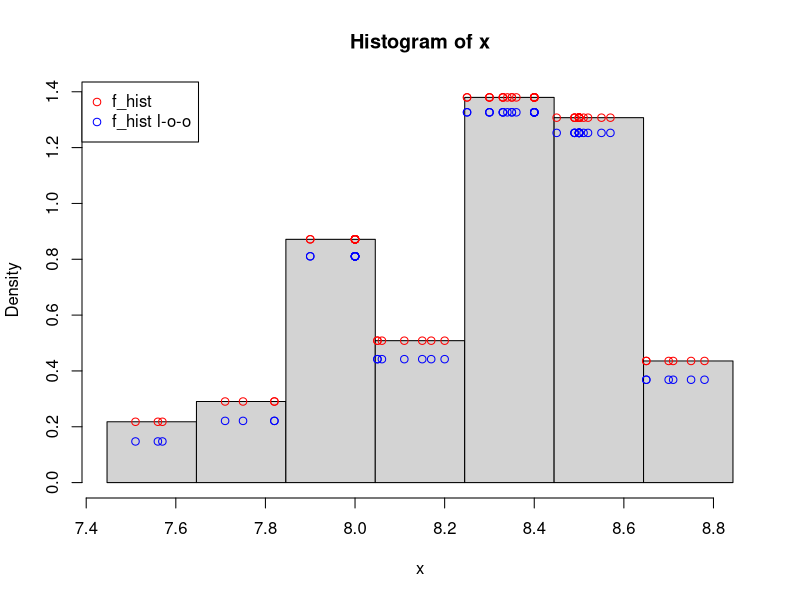
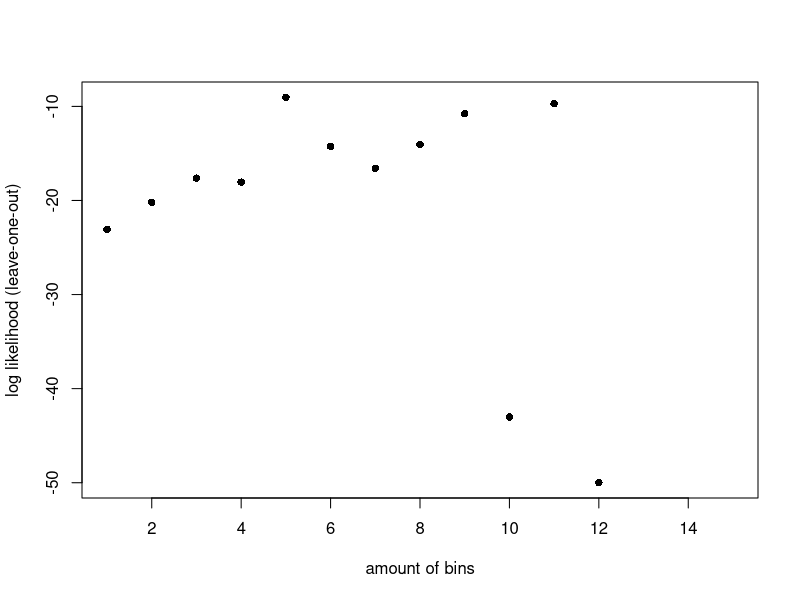
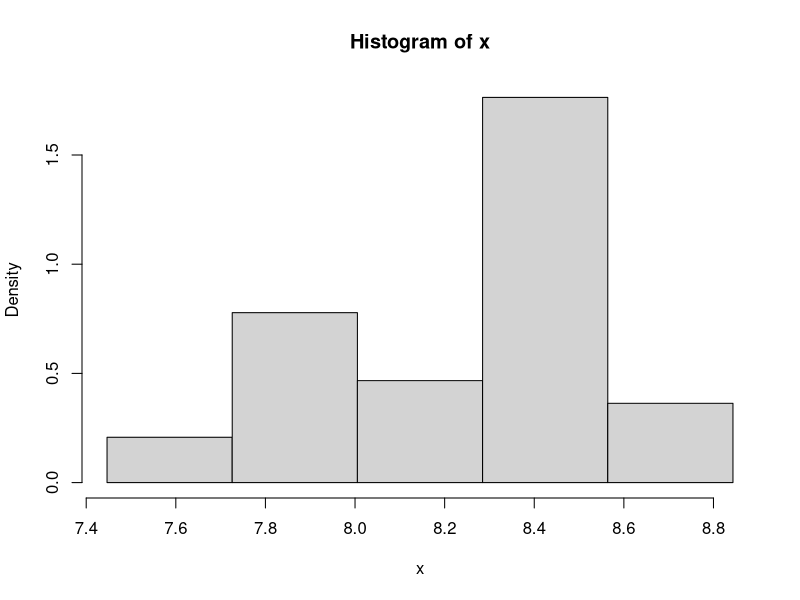
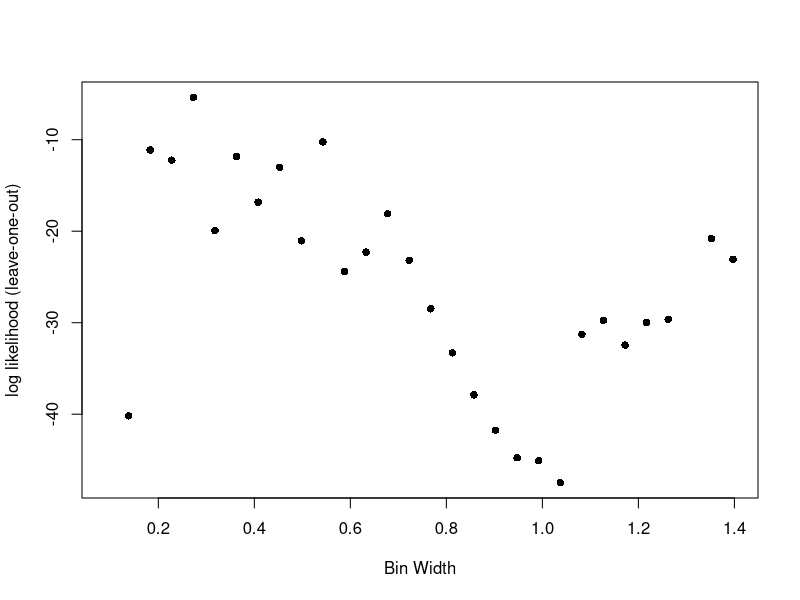
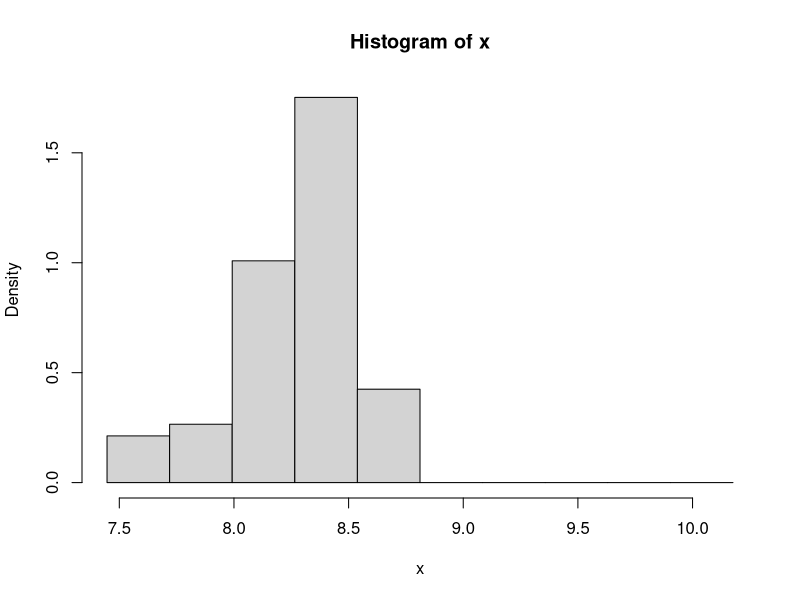
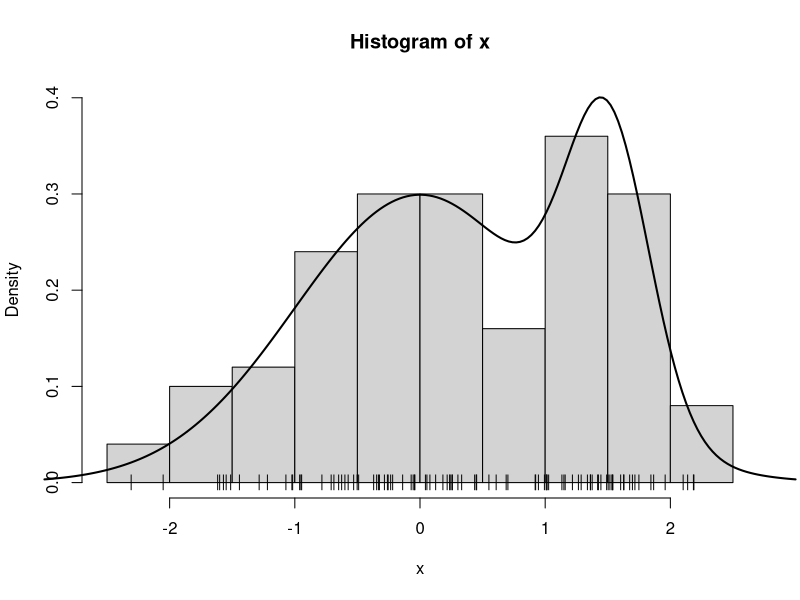
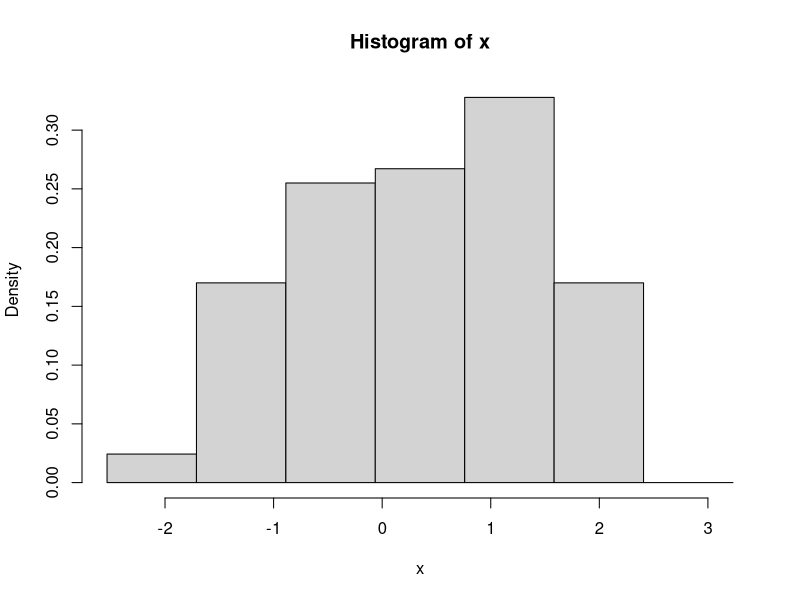
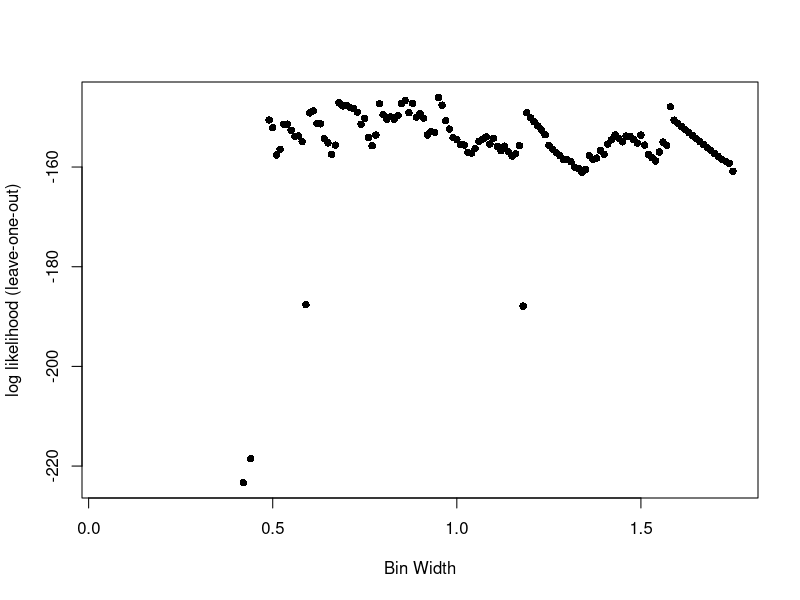

Write R code to recreate these figures, in order.
## ---- chunk 1
knitr::opts_chunk$set(echo = TRUE)
## ---- chunk 2
cdrate.df <- read.table("cdrate.dat")
x <- cdrate.df[,1]

A <- min(x)-.05*diff(range(x)) 
Z <- max(x)+.05*diff(range(x))
nbr <- 7

hx <- hist(x,breaks=seq(A,Z,length=nbr+1),freq=F)
binwidth <- hx$breaks[2]-hx$breaks[1]
hx_f <- stepfun(hx$breaks,c(0,hx$density,0))
y_hist <- hx_f(x)
points(x,y_hist,col="red", pch=1)

y_loo_hist <- (y_hist-(1/(length(x)*binwidth)))*(length(x)/(length(x)-1))
points(x,y_loo_hist,col="blue", pch=1)

par(xpd=TRUE)
legend( x="topleft", 
        legend=c(expression("f_hist"),"f_hist l-o-o"),
        col=c("red","blue"), pch=c(1,1))
## ---- chunk 3
loo_log_likelihood <- sum(log(y_loo_hist))
## ---- chunk 4
nbr_seq <- seq(1,15)
nbr_loo_log_likelihood <- c()
for (nbr in nbr_seq) {
  hx <- hist(x,breaks=seq(A,Z,length=nbr+1),plot=F)
  binwidth <- hx$breaks[2]-hx$breaks[1]
  hx_f <- stepfun(hx$breaks,c(0,hx$density,0))
  y_hist <- hx_f(x)
  y_loo_hist <- (y_hist-(1/(length(x)*binwidth)))*(length(x)/(length(x)-1))
  if (any(y_loo_hist==0)) {
    nbr_loo_log_likelihood <- c(nbr_loo_log_likelihood,-Inf)
  }
  else {
    nbr_loo_log_likelihood <- c(nbr_loo_log_likelihood,sum(log(y_loo_hist)))
  }
}
## ---- chunk 5
plot(nbr_seq,nbr_loo_log_likelihood, pch=16, xlab='amount of bins', ylab = 'log likelihood (leave-one-out)')
## ---- chunk 6
nbr_opt <- 5
hx <- hist(x,breaks=seq(A,Z,length=nbr_opt+1),freq=F)
## ---- chunk 7
b_seq <- seq((Z-A)/15,(Z-A)/1,length=30)
b_loo_log_likelihood <- c()
for (b in b_seq) {
  hx <- hist(x,breaks=seq(A,Z+b,by=b), plot=F)
  hx_f <- stepfun(hx$breaks,c(0,hx$density,0))
  y_hist <- hx_f(x)
  y_loo_hist <- (y_hist-(1/(length(x)*b)))*(length(x)/(length(x)-1))
  if (any(y_loo_hist==0)) {
    b_loo_log_likelihood <- c(b_loo_log_likelihood,-Inf)
  }
  else {
    b_loo_log_likelihood <- c(b_loo_log_likelihood,sum(log(y_loo_hist)))
  }
}
plot(b_seq,b_loo_log_likelihood, pch=16, xlab='Bin Width', ylab = 'log likelihood (leave-one-out)')
## ---- chunk 8
b_optimal <- b_seq[which.max(b_loo_log_likelihood)]
## ---- chunk 9
hx <- hist(x,breaks=seq(A,Z+b,by=b_optimal), plot=F)
plot(hx,freq = FALSE)
## ---- chunk 10
# graph.mixt
# Input:
#    k: number mixture components
#    mu: vector of length k with the mean values of the k normals
#    sigma: vector of length k with the st.dev. values of the k normals
#    alpha: vector of length k with the weights of each normal
#    graphic: logical value indicating if the mixture density must be plotted
#    ...: Other parameters passed to plot()
#
# Output:
#    L, U: extremes of the interval where the mixture density is plotted
#    x: points at which the mixture density is evaluated 
#    fx: value of the mixture density at x
#
graph.mixt<-
function(k=1, mu=seq(-2*(k-1),2*(k-1),length=k), sigma=seq(1,1,length=k), alpha=seq(1/k,1/k,length=k), graphic=TRUE,...)
{
   L<-min(mu-3*sigma)
   U<-max(mu+3*sigma)
         
   x<- seq(from=L,to=U,length=200)
   fx<- 0*x
   Salpha<-sum(alpha)
   for(i in 1:k){
   	p<-alpha[i]/Salpha
#   	fx <- fx + p*exp(-.5*((x-mu[i])/sigma[i])^2)/(sqrt(2*pi)*sigma[i])
   	fx <- fx + p*dnorm(x,mu[i],sigma[i])
   }
   if (graphic){
      plot(x,fx,type="l",...)
   }
   return(list(L = L, U = U, x = x, fx = fx))
}

# sim.mixt
# Input:
#    n: number of simulated data
#    k: number mixture components
#    mu: vector of length k with the mean values of the k normals
#    sigma: vector of length k with the st.dev. values of the k normals
#    alpha: vector of length k with the weights of each normal
#    graphic: logical value indicating if the mixture density and the 
#              histogram of the simulated data must be plotted
#    ...: Other parameters passed to plot()
#
# Output:
#    x: simulated data
#
# Requires: 
#    graph.mixt
sim.mixt <- function(n=1,k=1, 
         mu=seq(-2*(k-1),2*(k-1),length=k), 
         sigma=seq(1,1,length=k), 
         alpha=seq(1/k,1/k,length=k), graphic=FALSE,...)
{
   csa<-cumsum(alpha)
   x<-runif(n)
      
   for (i in 1:n){
      comp<-sum(csa<=x[i])+1
      x[i]<-rnorm(1,mu[comp],sigma[comp])
   }
   if(graphic) {
      out<-graph.mixt(k, mu, sigma, alpha, gr=FALSE)
      hist(x,freq = FALSE,
           ylim=c(0,max(c(max(out$fx),max(hist(x,plot=FALSE)$density)))))
      lines(out$x,out$fx,lty=1,lwd=2)
   }   
   return(x)
}
## ---- chunk 11
set.seed(123)
n <- 100
mu <- c(0,3/2)
sigma <- c(1,1/3)
alpha <- c(3/4,1/4)
x <- sim.mixt(n=n, k=2, mu=mu, sigma=sigma, alpha=alpha, gr=T)
points(x,0*x,pch="|")

sigma.mixt <- 1.095287
b_scott <- 3.49 * sigma.mixt * length(x)^(-1/3) 
## ---- chunk 12
A <- min(x)-.05*diff(range(x)) 
Z <- max(x)+.05*diff(range(x))

hx <- hist(x,breaks=seq(A,Z+b,by=b_scott), plot=F)
plot(hx,freq = FALSE)
## ---- chunk 13
b_seq = seq(0.05, 1.75, by=0.01)
b_loo_log_likelihood <- c()

for (b in b_seq) {
  hx <- hist(x,breaks=seq(A,Z+b,by=b), plot=F)
  hx_f <- stepfun(hx$breaks,c(0,hx$density,0))
  y_hist <- hx_f(x)
  y_loo_hist <- (y_hist-(1/(length(x)*b)))*(length(x)/(length(x)-1))
  if (any(y_loo_hist==0)) {
    b_loo_log_likelihood <- c(b_loo_log_likelihood,-Inf)
  }
  else {
    b_loo_log_likelihood <- c(b_loo_log_likelihood,sum(log(y_loo_hist)))
  }
}
plot(b_seq,b_loo_log_likelihood, pch=16, xlab='Bin Width', ylab = 'log likelihood (leave-one-out)')
## ---- chunk 14
b_ml <- b_seq[which.max(b_loo_log_likelihood)]
## ---- chunk 15
hx <- hist(x,breaks=seq(A,Z+b,by=b_ml), plot=F)
plot(hx,freq = FALSE)
## ---- chunk 16
h_seq <- seq(0.1,1, by=0.01)
h_loo_log_likelihood <- c()

for (h in h_seq) {
  kx <- density(x,bw=h,kernel='gaussian')
  kx_f <- approxfun(x=kx$x, y=kx$y, method='linear', rule=2)
  y_density <- kx_f(x)
  y_loo_density <- (y_density-(1/(sqrt(2*pi)*length(x)*h)))*(length(x)/(length(x)-1))
  
    h_loo_log_likelihood <- c(h_loo_log_likelihood,sum(log(y_loo_density)))
}

plot(h_seq,h_loo_log_likelihood, pch=16, xlab='Kernel Bandwidth', ylab = 'log likelihood (leave-one-out)')

h_ml <- h_seq[which.max(h_loo_log_likelihood)]
## ---- chunk 17
kx <- density(x,bw=h_ml,kernel='gaussian')
kx_f <- approxfun(x=kx$x, y=kx$y, method='linear', rule=2)
plot(kx$x, kx$y, xlab='x', ylab = 'Gaussian kd-estimation')
